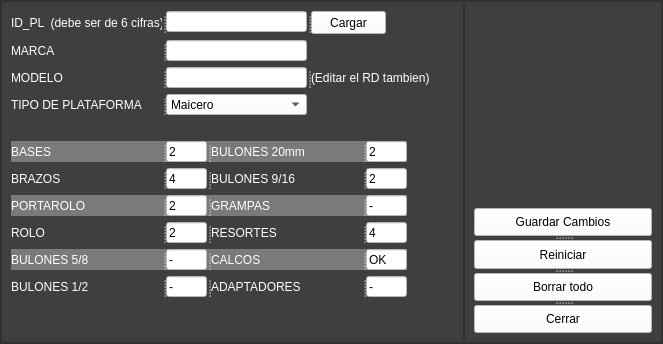
        <widget class="QFrame" name="frame_10">
         <property name="styleSheet">
          <string notr="true">background-color: rgb(63, 63, 63);
font: 11pt &quot;Arial&quot;;
font: 10pt &quot;Arial&quot;;</string>
         </property>
         <property name="frameShape">
          <enum>QFrame::StyledPanel</enum>
         </property>
         <property name="frameShadow">
          <enum>QFrame::Raised</enum>
         </property>
         <layout class="QHBoxLayout" name="horizontalLayout_7" stretch="7,3">
          <property name="spacing">
           <number>0</number>
          </property>
          <property name="leftMargin">
           <number>0</number>
          </property>
          <property name="topMargin">
           <number>0</number>
          </property>
          <property name="rightMargin">
           <number>0</number>
          </property>
          <property name="bottomMargin">
           <number>0</number>
          </property>
          <item>
           <widget class="QFrame" name="frame_11">
            <property name="frameShape">
             <enum>QFrame::StyledPanel</enum>
            </property>
            <property name="frameShadow">
             <enum>QFrame::Raised</enum>
            </property>
            <layout class="QVBoxLayout" name="verticalLayout_5">
             <item>
              <widget class="QSplitter" name="splitter_27">
               <property name="orientation">
                <enum>Qt::Horizontal</enum>
               </property>
               <widget class="QLabel" name="label_54">
                <property name="minimumSize">
                 <size>
                  <width>151</width>
                  <height>21</height>
                 </size>
                </property>
                <property name="maximumSize">
                 <size>
                  <width>151</width>
                  <height>16777215</height>
                 </size>
                </property>
                <property name="sizeIncrement">
                 <size>
                  <width>54</width>
                  <height>0</height>
                 </size>
                </property>
                <property name="styleSheet">
                 <string notr="true">color: rgb(255, 255, 255);
font: 75 italic 8pt &quot;Arial&quot;;</string>
                </property>
                <property name="text">
                 <string>ID_PL  (debe ser de 6 cifras)</string>
                </property>
               </widget>
               <widget class="QLineEdit" name="ID_PL">
                <property name="minimumSize">
                 <size>
                  <width>141</width>
                  <height>21</height>
                 </size>
                </property>
                <property name="maximumSize">
                 <size>
                  <width>141</width>
                  <height>21</height>
                 </size>
                </property>
                <property name="styleSheet">
                 <string notr="true">background-color: rgb(255, 255, 255);</string>
                </property>
               </widget>
               <widget class="QPushButton" name="btncargar_pl">
                <property name="minimumSize">
                 <size>
                  <width>75</width>
                  <height>23</height>
                 </size>
                </property>
                <property name="maximumSize">
                 <size>
                  <width>75</width>
                  <height>23</height>
                 </size>
                </property>
                <property name="styleSheet">
                 <string notr="true">background-color: rgb(255, 255, 255);</string>
                </property>
                <property name="text">
                 <string>Cargar</string>
                </property>
               </widget>
              </widget>
             </item>
             <item>
              <widget class="QSplitter" name="splitter_17">
               <property name="orientation">
                <enum>Qt::Horizontal</enum>
               </property>
               <widget class="QLabel" name="label_56">
                <property name="minimumSize">
                 <size>
                  <width>151</width>
                  <height>21</height>
                 </size>
                </property>
                <property name="maximumSize">
                 <size>
                  <width>151</width>
                  <height>16777215</height>
                 </size>
                </property>
                <property name="styleSheet">
                 <string notr="true">color: rgb(255, 255, 255);
font: 75 italic 8pt &quot;Arial&quot;;</string>
                </property>
                <property name="text">
                 <string>MARCA</string>
                </property>
               </widget>
               <widget class="QLineEdit" name="plataforma_marca">
                <property name="minimumSize">
                 <size>
                  <width>141</width>
                  <height>21</height>
                 </size>
                </property>
                <property name="maximumSize">
                 <size>
                  <width>141</width>
                  <height>21</height>
                 </size>
                </property>
                <property name="styleSheet">
                 <string notr="true">background-color: rgb(255, 255, 255);</string>
                </property>
               </widget>
              </widget>
             </item>
             <item>
              <widget class="QSplitter" name="splitter_29">
               <property name="orientation">
                <enum>Qt::Horizontal</enum>
               </property>
               <widget class="QLabel" name="label_57">
                <property name="minimumSize">
                 <size>
                  <width>151</width>
                  <height>21</height>
                 </size>
                </property>
                <property name="maximumSize">
                 <size>
                  <width>151</width>
                  <height>16777215</height>
                 </size>
                </property>
                <property name="styleSheet">
                 <string notr="true">color: rgb(255, 255, 255);
font: 75 italic 8pt &quot;Arial&quot;;</string>
                </property>
                <property name="text">
                 <string>MODELO</string>
                </property>
               </widget>
               <widget class="QLineEdit" name="plataforma_modelo">
                <property name="minimumSize">
                 <size>
                  <width>141</width>
                  <height>21</height>
                 </size>
                </property>
                <property name="maximumSize">
                 <size>
                  <width>141</width>
                  <height>21</height>
                 </size>
                </property>
                <property name="styleSheet">
                 <string notr="true">background-color: rgb(255, 255, 255);</string>
                </property>
                <property name="text">
                 <string/>
                </property>
               </widget>
               <widget class="QLabel" name="label_58">
                <property name="styleSheet">
                 <string notr="true">color: rgb(255, 255, 255);
font: 8pt &quot;Arial&quot;;</string>
                </property>
                <property name="text">
                 <string>(Editar el RD tambien)</string>
                </property>
               </widget>
              </widget>
             </item>
             <item>
              <widget class="QSplitter" name="splitter_39">
               <property name="orientation">
                <enum>Qt::Horizontal</enum>
               </property>
               <widget class="QLabel" name="label_79">
                <property name="minimumSize">
                 <size>
                  <width>151</width>
                  <height>21</height>
                 </size>
                </property>
                <property name="maximumSize">
                 <size>
                  <width>151</width>
                  <height>16777215</height>
                 </size>
                </property>
                <property name="styleSheet">
                 <string notr="true">color: rgb(255, 255, 255);
font: 75 italic 8pt &quot;Arial&quot;;</string>
                </property>
                <property name="text">
                 <string>TIPO DE PLATAFORMA</string>
                </property>
               </widget>
               <widget class="QComboBox" name="tipoplataforma">
                <property name="minimumSize">
                 <size>
                  <width>141</width>
                  <height>21</height>
                 </size>
                </property>
                <property name="maximumSize">
                 <size>
                  <width>141</width>
                  <height>21</height>
                 </size>
                </property>
                <property name="styleSheet">
                 <string notr="true">background-color: rgb(255, 255, 255);</string>
                </property>
                <item>
                 <property name="text">
                  <string>Maicero</string>
                 </property>
                </item>
                <item>
                 <property name="text">
                  <string>Sojero</string>
                 </property>
                </item>
               </widget>
              </widget>
             </item>
             <item>
              <spacer name="verticalSpacer_12">
               <property name="orientation">
                <enum>Qt::Vertical</enum>
               </property>
               <property name="sizeType">
                <enum>QSizePolicy::Fixed</enum>
               </property>
               <property name="sizeHint" stdset="0">
                <size>
                 <width>20</width>
                 <height>20</height>
                </size>
               </property>
              </spacer>
             </item>
             <item>
              <widget class="QSplitter" name="splitter_30">
               <property name="styleSheet">
                <string notr="true">background-color: rgb(122, 122, 122);
</string>
               </property>
               <property name="orientation">
                <enum>Qt::Horizontal</enum>
               </property>
               <widget class="QLabel" name="label_59">
                <property name="minimumSize">
                 <size>
                  <width>151</width>
                  <height>21</height>
                 </size>
                </property>
                <property name="maximumSize">
                 <size>
                  <width>151</width>
                  <height>16777215</height>
                 </size>
                </property>
                <property name="styleSheet">
                 <string notr="true">color: rgb(255, 255, 255);
font: 75 italic 8pt &quot;Arial&quot;;</string>
                </property>
                <property name="text">
                 <string>BASES</string>
                </property>
               </widget>
               <widget class="QLineEdit" name="bases_pl">
                <property name="minimumSize">
                 <size>
                  <width>41</width>
                  <height>21</height>
                 </size>
                </property>
                <property name="maximumSize">
                 <size>
                  <width>41</width>
                  <height>21</height>
                 </size>
                </property>
                <property name="styleSheet">
                 <string notr="true">background-color: rgb(255, 255, 255);</string>
                </property>
                <property name="text">
                 <string>2</string>
                </property>
               </widget>
               <widget class="QLabel" name="label_74">
                <property name="minimumSize">
                 <size>
                  <width>151</width>
                  <height>21</height>
                 </size>
                </property>
                <property name="maximumSize">
                 <size>
                  <width>151</width>
                  <height>16777215</height>
                 </size>
                </property>
                <property name="styleSheet">
                 <string notr="true">color: rgb(255, 255, 255);
font: 75 italic 8pt &quot;Arial&quot;;</string>
                </property>
                <property name="text">
                 <string>BULONES 20mm</string>
                </property>
               </widget>
               <widget class="QLineEdit" name="bulones20mm_pl">
                <property name="minimumSize">
                 <size>
                  <width>41</width>
                  <height>21</height>
                 </size>
                </property>
                <property name="maximumSize">
                 <size>
                  <width>41</width>
                  <height>21</height>
                 </size>
                </property>
                <property name="styleSheet">
                 <string notr="true">background-color: rgb(255, 255, 255);</string>
                </property>
                <property name="text">
                 <string>2</string>
                </property>
               </widget>
              </widget>
             </item>
             <item>
              <widget class="QSplitter" name="splitter_31">
               <property name="orientation">
                <enum>Qt::Horizontal</enum>
               </property>
               <widget class="QLabel" name="label_63">
                <property name="minimumSize">
                 <size>
                  <width>151</width>
                  <height>21</height>
                 </size>
                </property>
                <property name="maximumSize">
                 <size>
                  <width>151</width>
                  <height>16777215</height>
                 </size>
                </property>
                <property name="styleSheet">
                 <string notr="true">color: rgb(255, 255, 255);
font: 75 italic 8pt &quot;Arial&quot;;</string>
                </property>
                <property name="text">
                 <string>BRAZOS</string>
                </property>
               </widget>
               <widget class="QLineEdit" name="brazos_pl">
                <property name="minimumSize">
                 <size>
                  <width>41</width>
                  <height>21</height>
                 </size>
                </property>
                <property name="maximumSize">
                 <size>
                  <width>41</width>
                  <height>21</height>
                 </size>
                </property>
                <property name="styleSheet">
                 <string notr="true">background-color: rgb(255, 255, 255);</string>
                </property>
                <property name="text">
                 <string>4</string>
                </property>
               </widget>
               <widget class="QLabel" name="label_76">
                <property name="minimumSize">
                 <size>
                  <width>151</width>
                  <height>21</height>
                 </size>
                </property>
                <property name="maximumSize">
                 <size>
                  <width>151</width>
                  <height>16777215</height>
                 </size>
                </property>
                <property name="styleSheet">
                 <string notr="true">color: rgb(255, 255, 255);
font: 75 italic 8pt &quot;Arial&quot;;</string>
                </property>
                <property name="text">
                 <string>BULONES 9/16</string>
                </property>
               </widget>
               <widget class="QLineEdit" name="bulones916_pl">
                <property name="minimumSize">
                 <size>
                  <width>41</width>
                  <height>21</height>
                 </size>
                </property>
                <property name="maximumSize">
                 <size>
                  <width>41</width>
                  <height>21</height>
                 </size>
                </property>
                <property name="styleSheet">
                 <string notr="true">background-color: rgb(255, 255, 255);</string>
                </property>
                <property name="text">
                 <string>2</string>
                </property>
               </widget>
              </widget>
             </item>
             <item>
              <widget class="QSplitter" name="splitter_32">
               <property name="styleSheet">
                <string notr="true">background-color: rgb(122, 122, 122);
</string>
               </property>
               <property name="orientation">
                <enum>Qt::Horizontal</enum>
               </property>
               <widget class="QLabel" name="label_66">
                <property name="minimumSize">
                 <size>
                  <width>151</width>
                  <height>21</height>
                 </size>
                </property>
                <property name="maximumSize">
                 <size>
                  <width>151</width>
                  <height>16777215</height>
                 </size>
                </property>
                <property name="styleSheet">
                 <string notr="true">color: rgb(255, 255, 255);
font: 75 italic 8pt &quot;Arial&quot;;</string>
                </property>
                <property name="text">
                 <string>PORTAROLO</string>
                </property>
               </widget>
               <widget class="QLineEdit" name="portarolo_pl">
                <property name="minimumSize">
                 <size>
                  <width>41</width>
                  <height>21</height>
                 </size>
                </property>
                <property name="maximumSize">
                 <size>
                  <width>41</width>
                  <height>21</height>
                 </size>
                </property>
                <property name="styleSheet">
                 <string notr="true">background-color: rgb(255, 255, 255);</string>
                </property>
                <property name="text">
                 <string>2</string>
                </property>
               </widget>
               <widget class="QLabel" name="label_62">
                <property name="minimumSize">
                 <size>
                  <width>151</width>
                  <height>21</height>
                 </size>
                </property>
                <property name="maximumSize">
                 <size>
                  <width>151</width>
                  <height>16777215</height>
                 </size>
                </property>
                <property name="styleSheet">
                 <string notr="true">color: rgb(255, 255, 255);
font: 75 italic 8pt &quot;Arial&quot;;</string>
                </property>
                <property name="text">
                 <string>GRAMPAS</string>
                </property>
               </widget>
               <widget class="QLineEdit" name="grampas_pl">
                <property name="minimumSize">
                 <size>
                  <width>41</width>
                  <height>21</height>
                 </size>
                </property>
                <property name="maximumSize">
                 <size>
                  <width>41</width>
                  <height>21</height>
                 </size>
                </property>
                <property name="styleSheet">
                 <string notr="true">background-color: rgb(255, 255, 255);</string>
                </property>
                <property name="text">
                 <string>-</string>
                </property>
               </widget>
              </widget>
             </item>
             <item>
              <widget class="QSplitter" name="splitter_33">
               <property name="orientation">
                <enum>Qt::Horizontal</enum>
               </property>
               <widget class="QLabel" name="label_68">
                <property name="minimumSize">
                 <size>
                  <width>151</width>
                  <height>21</height>
                 </size>
                </property>
                <property name="maximumSize">
                 <size>
                  <width>151</width>
                  <height>16777215</height>
                 </size>
                </property>
                <property name="styleSheet">
                 <string notr="true">color: rgb(255, 255, 255);
font: 75 italic 8pt &quot;Arial&quot;;</string>
                </property>
                <property name="text">
                 <string>ROLO</string>
                </property>
               </widget>
               <widget class="QLineEdit" name="rolo_pl">
                <property name="minimumSize">
                 <size>
                  <width>41</width>
                  <height>21</height>
                 </size>
                </property>
                <property name="maximumSize">
                 <size>
                  <width>41</width>
                  <height>21</height>
                 </size>
                </property>
                <property name="styleSheet">
                 <string notr="true">background-color: rgb(255, 255, 255);</string>
                </property>
                <property name="text">
                 <string>2</string>
                </property>
               </widget>
               <widget class="QLabel" name="label_65">
                <property name="minimumSize">
                 <size>
                  <width>151</width>
                  <height>21</height>
                 </size>
                </property>
                <property name="maximumSize">
                 <size>
                  <width>151</width>
                  <height>16777215</height>
                 </size>
                </property>
                <property name="styleSheet">
                 <string notr="true">color: rgb(255, 255, 255);
font: 75 italic 8pt &quot;Arial&quot;;</string>
                </property>
                <property name="text">
                 <string>RESORTES</string>
                </property>
               </widget>
               <widget class="QLineEdit" name="resortes_pl">
                <property name="minimumSize">
                 <size>
                  <width>41</width>
                  <height>21</height>
                 </size>
                </property>
                <property name="maximumSize">
                 <size>
                  <width>41</width>
                  <height>21</height>
                 </size>
                </property>
                <property name="styleSheet">
                 <string notr="true">background-color: rgb(255, 255, 255);</string>
                </property>
                <property name="text">
                 <string>4</string>
                </property>
               </widget>
              </widget>
             </item>
             <item>
              <widget class="QSplitter" name="splitter_34">
               <property name="styleSheet">
                <string notr="true">background-color: rgb(122, 122, 122);
</string>
               </property>
               <property name="orientation">
                <enum>Qt::Horizontal</enum>
               </property>
               <widget class="QLabel" name="label_70">
                <property name="minimumSize">
                 <size>
                  <width>151</width>
                  <height>21</height>
                 </size>
                </property>
                <property name="maximumSize">
                 <size>
                  <width>151</width>
                  <height>16777215</height>
                 </size>
                </property>
                <property name="styleSheet">
                 <string notr="true">color: rgb(255, 255, 255);
font: 75 italic 8pt &quot;Arial&quot;;</string>
                </property>
                <property name="text">
                 <string>BULONES 5/8</string>
                </property>
               </widget>
               <widget class="QLineEdit" name="bulones58_pl">
                <property name="minimumSize">
                 <size>
                  <width>41</width>
                  <height>21</height>
                 </size>
                </property>
                <property name="maximumSize">
                 <size>
                  <width>41</width>
                  <height>21</height>
                 </size>
                </property>
                <property name="styleSheet">
                 <string notr="true">background-color: rgb(255, 255, 255);</string>
                </property>
                <property name="text">
                 <string>-</string>
                </property>
               </widget>
               <widget class="QLabel" name="label_67">
                <property name="minimumSize">
                 <size>
                  <width>151</width>
                  <height>21</height>
                 </size>
                </property>
                <property name="maximumSize">
                 <size>
                  <width>151</width>
                  <height>16777215</height>
                 </size>
                </property>
                <property name="styleSheet">
                 <string notr="true">color: rgb(255, 255, 255);
font: 75 italic 8pt &quot;Arial&quot;;</string>
                </property>
                <property name="text">
                 <string>CALCOS</string>
                </property>
               </widget>
               <widget class="QLineEdit" name="calcos_pl">
                <property name="minimumSize">
                 <size>
                  <width>41</width>
                  <height>21</height>
                 </size>
                </property>
                <property name="maximumSize">
                 <size>
                  <width>41</width>
                  <height>21</height>
                 </size>
                </property>
                <property name="styleSheet">
                 <string notr="true">background-color: rgb(255, 255, 255);</string>
                </property>
                <property name="text">
                 <string>OK</string>
                </property>
               </widget>
              </widget>
             </item>
             <item>
              <widget class="QSplitter" name="splitter_35">
               <property name="orientation">
                <enum>Qt::Horizontal</enum>
               </property>
               <widget class="QLabel" name="label_72">
                <property name="minimumSize">
                 <size>
                  <width>151</width>
                  <height>21</height>
                 </size>
                </property>
                <property name="maximumSize">
                 <size>
                  <width>151</width>
                  <height>16777215</height>
                 </size>
                </property>
                <property name="styleSheet">
                 <string notr="true">color: rgb(255, 255, 255);
font: 75 italic 8pt &quot;Arial&quot;;</string>
                </property>
                <property name="text">
                 <string>BULONES 1/2</string>
                </property>
               </widget>
               <widget class="QLineEdit" name="bulones12_pl">
                <property name="minimumSize">
                 <size>
                  <width>41</width>
                  <height>21</height>
                 </size>
                </property>
                <property name="maximumSize">
                 <size>
                  <width>41</width>
                  <height>21</height>
                 </size>
                </property>
                <property name="styleSheet">
                 <string notr="true">background-color: rgb(255, 255, 255);</string>
                </property>
                <property name="text">
                 <string>-</string>
                </property>
               </widget>
               <widget class="QLabel" name="label_69">
                <property name="minimumSize">
                 <size>
                  <width>151</width>
                  <height>21</height>
                 </size>
                </property>
                <property name="maximumSize">
                 <size>
                  <width>151</width>
                  <height>16777215</height>
                 </size>
                </property>
                <property name="styleSheet">
                 <string notr="true">color: rgb(255, 255, 255);
font: 75 italic 8pt &quot;Arial&quot;;</string>
                </property>
                <property name="text">
                 <string>ADAPTADORES</string>
                </property>
               </widget>
               <widget class="QLineEdit" name="adaptadores_pl">
                <property name="minimumSize">
                 <size>
                  <width>41</width>
                  <height>21</height>
                 </size>
                </property>
                <property name="maximumSize">
                 <size>
                  <width>41</width>
                  <height>21</height>
                 </size>
                </property>
                <property name="styleSheet">
                 <string notr="true">background-color: rgb(255, 255, 255);</string>
                </property>
                <property name="text">
                 <string>-</string>
                </property>
               </widget>
              </widget>
             </item>
             <item>
              <widget class="QLabel" name="label_78">
               <property name="minimumSize">
                <size>
                 <width>201</width>
                 <height>21</height>
                </size>
               </property>
               <property name="maximumSize">
                <size>
                 <width>171</width>
                 <height>16777215</height>
                </size>
               </property>
               <property name="styleSheet">
                <string notr="true">color: rgb(255, 255, 255);
font: 75 italic 8pt &quot;Arial&quot;;</string>
               </property>
               <property name="text">
                <string/>
               </property>
              </widget>
             </item>
            </layout>
           </widget>
          </item>
          <item>
           <widget class="QFrame" name="frame_12">
            <property name="frameShape">
             <enum>QFrame::StyledPanel</enum>
            </property>
            <property name="frameShadow">
             <enum>QFrame::Raised</enum>
            </property>
            <layout class="QVBoxLayout" name="verticalLayout_8">
             <item>
              <spacer name="verticalSpacer_13">
               <property name="orientation">
                <enum>Qt::Vertical</enum>
               </property>
               <property name="sizeHint" stdset="0">
                <size>
                 <width>20</width>
                 <height>197</height>
                </size>
               </property>
              </spacer>
             </item>
             <item>
              <widget class="QSplitter" name="splitter_28">
               <property name="orientation">
                <enum>Qt::Vertical</enum>
               </property>
               <widget class="QPushButton" name="btnguardar_pl">
                <property name="maximumSize">
                 <size>
                  <width>191</width>
                  <height>16777215</height>
                 </size>
                </property>
                <property name="styleSheet">
                 <string notr="true">background-color: rgb(255, 255, 255);</string>
                </property>
                <property name="text">
                 <string>Guardar Cambios</string>
                </property>
               </widget>
               <widget class="QPushButton" name="reiniciar_pl">
                <property name="maximumSize">
                 <size>
                  <width>191</width>
                  <height>16777215</height>
                 </size>
                </property>
                <property name="styleSheet">
                 <string notr="true">background-color: rgb(255, 255, 255);</string>
                </property>
                <property name="text">
                 <string>Reiniciar</string>
                </property>
               </widget>
               <widget class="QPushButton" name="borrar_pl">
                <property name="maximumSize">
                 <size>
                  <width>191</width>
                  <height>16777215</height>
                 </size>
                </property>
                <property name="styleSheet">
                 <string notr="true">background-color: rgb(255, 255, 255);</string>
                </property>
                <property name="text">
                 <string>Borrar todo</string>
                </property>
               </widget>
               <widget class="QPushButton" name="cerrar_pl">
                <property name="maximumSize">
                 <size>
                  <width>191</width>
                  <height>16777215</height>
                 </size>
                </property>
                <property name="styleSheet">
                 <string notr="true">background-color: rgb(255, 255, 255);</string>
                </property>
                <property name="text">
                 <string>Cerrar</string>
                </property>
               </widget>
              </widget>
             </item>
            </layout>
           </widget>
          </item>
         </layout>
        </widget>
